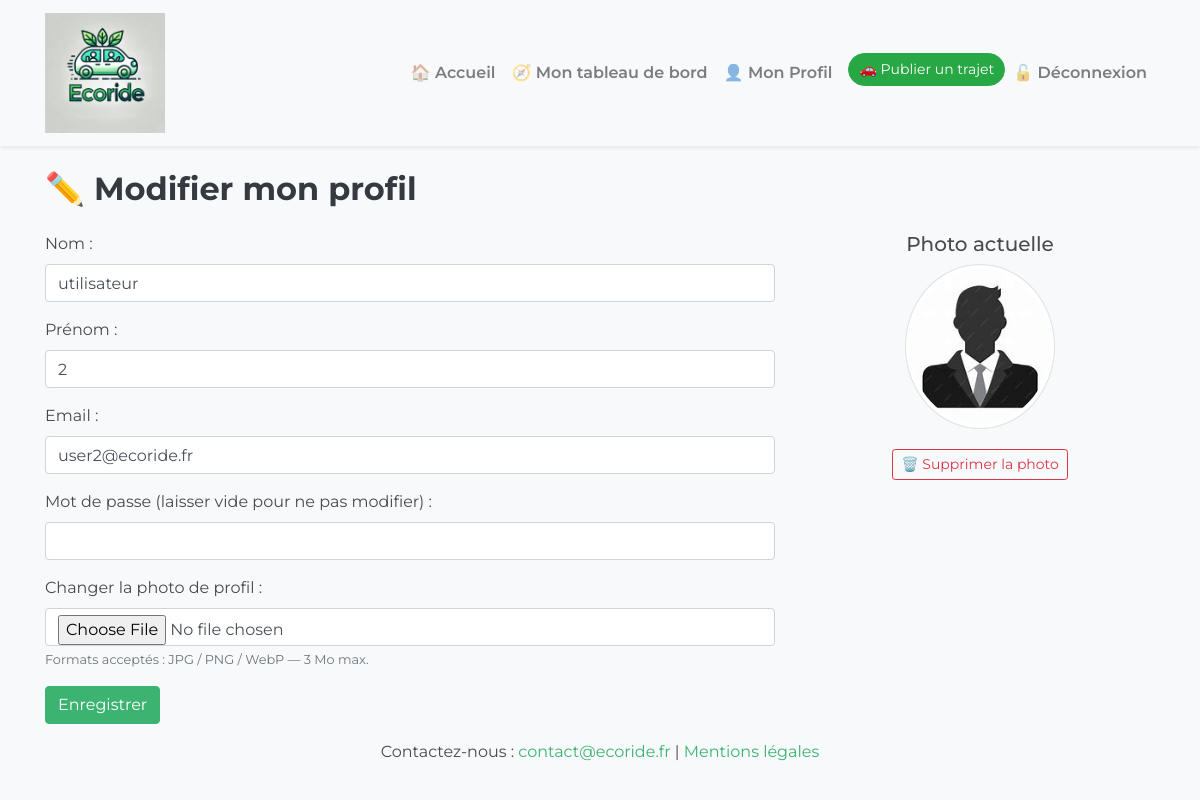
The page /views/profil.php (signed in) on the database its author committed.
### tables this page shows
CREATE TABLE `users` (
  `id` int NOT NULL,
  `nom` varchar(100) NOT NULL,
  `prenom` varchar(100) NOT NULL,
  `email` varchar(150) NOT NULL,
  `telephone` varchar(10) DEFAULT NULL,
  `mot_de_passe` varchar(255) NOT NULL,
  `created_at` timestamp NOT NULL DEFAULT CURRENT_TIMESTAMP,
  `credits` int NOT NULL DEFAULT '20',
  `role` enum('utilisateur','employe','admin','Utilisateur suspendu','employé suspendu') NOT NULL DEFAULT 'utilisateur',
  `photo` longblob
);

### views/profil.php (the view, shortened to what this page needs)
<?php
require_once __DIR__ . '/../config/database.php';
$user_id = (int) $_SESSION['user_id'];
$stmt = $conn->prepare("SELECT nom, prenom, email, photo FROM users WHERE id = ?");
$stmt->execute([$user_id]);
$user = $stmt->fetch(PDO::FETCH_ASSOC);
$photo_base64 = null;
$mime_type    = null;
require_once __DIR__ . '/../templates/header.php';
?>
<div class="container mt-4">
  <h2>✏️ Modifier mon profil</h2>
  <div class="row mt-4 gx-5 align-items-start">
    <div class="col-md-8 order-2 order-md-1">
      <form action="../views/modifier_profil.php" method="POST" enctype="multipart/form-data" autocomplete="on">
        <div class="mb-3">
          <label for="nom" class="form-label">Nom :</label>
          <input type="text" name="nom" id="nom" class="form-control"
                 value="<?= htmlspecialchars($user['nom'] ?? '', ENT_QUOTES, 'UTF-8') ?>"
                 autocomplete="family-name" required>
        </div>
        <div class="mb-3">
          <label for="prenom" class="form-label">Prénom :</label>
          <input type="text" name="prenom" id="prenom" class="form-control"
                 value="<?= htmlspecialchars($user['prenom'] ?? '', ENT_QUOTES, 'UTF-8') ?>"
                 autocomplete="given-name" required>
        </div>
        <div class="mb-3">
          <label for="email" class="form-label">Email :</label>
          <input type="email" name="email" id="email" class="form-control"
                 value="<?= htmlspecialchars($user['email'] ?? '', ENT_QUOTES, 'UTF-8') ?>"
                 autocomplete="email" inputmode="email" required>
        </div>
        <div class="mb-3">
          <label for="mot_de_passe" class="form-label">Mot de passe (laisser vide pour ne pas modifier) :</label>
          <input type="password" name="mot_de_passe" id="mot_de_passe" class="form-control"
                 autocomplete="new-password" minlength="8">
        </div>
        <div class="mb-3">
          <label for="photo" class="form-label">Changer la photo de profil :</label>
          <input type="file" name="photo" id="photo" class="form-control"
                 accept=".jpg,.jpeg,.png,.webp,image/jpeg,image/png,image/webp">
          <small class="form-text text-muted">Formats acceptés : JPG / PNG / WebP — 3 Mo max.</small>
        </div>
        <button type="submit" class="btn btn-primary">Enregistrer</button>
      </form>
    </div>
    <div class="col-md-4 order-1 order-md-2 text-center d-flex flex-column align-items-center">
      <h5>Photo actuelle</h5>
      <?php if (!empty($photo_base64) && !empty($mime_type)): ?>
        <img
             alt="Photo de profil"
             class="img-thumbnail rounded-circle mb-3" width="150">
      <?php else: ?>
        <img src="../assets/images/OIP.jpg" class="img-thumbnail rounded-circle mb-3" width="150" alt="Photo par défaut">
      <?php endif; ?>
      <form method="POST" class="mt-1"
            onsubmit="return confirm('Êtes-vous sûr de vouloir supprimer votre photo de profil ?');">
        <button type="submit" class="btn btn-outline-danger btn-sm">🗑️ Supprimer la photo</button>
      </form>
    </div>
  </div>
</div>
<?php require_once __DIR__ . '/../templates/footer.php'; ?>

### assets/css/style.css (style rules this page uses)
body { font-family: 'Open Sans', sans-serif; color: #4A4A4A; }
h1, h2, h3 { font-family: 'Montserrat', sans-serif; }
.btn-primary { background-color: #3CB371; border-color: #3CB371; }
body { background-color: #f8f9fa; font-family: 'Montserrat', sans-serif; }
h2 { font-weight: 700; color: #343a40; }
.btn-outline-danger { border-color: #dc3545; color: #dc3545; }

### rows shown on the page
users: nom "utilisateur", prenom "2", email "user2@ecoride.fr"
